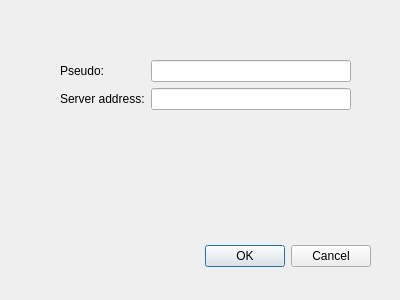
<?xml version="1.0" encoding="UTF-8"?>
<ui version="4.0">
 <class>JoinDialog</class>
 <widget class="QDialog" name="JoinDialog">
  <property name="geometry">
   <rect>
    <x>0</x>
    <y>0</y>
    <width>400</width>
    <height>300</height>
   </rect>
  </property>
  <property name="windowTitle">
   <string>Dialog</string>
  </property>
  <widget class="QDialogButtonBox" name="buttonBox">
   <property name="geometry">
    <rect>
     <x>30</x>
     <y>240</y>
     <width>341</width>
     <height>32</height>
    </rect>
   </property>
   <property name="orientation">
    <enum>Qt::Horizontal</enum>
   </property>
   <property name="standardButtons">
    <set>QDialogButtonBox::Cancel|QDialogButtonBox::Ok</set>
   </property>
  </widget>
  <widget class="QWidget" name="formLayoutWidget">
   <property name="geometry">
    <rect>
     <x>60</x>
     <y>60</y>
     <width>291</width>
     <height>71</height>
    </rect>
   </property>
   <layout class="QFormLayout" name="formLayout">
    <item row="1" column="0">
     <widget class="QLabel" name="label">
      <property name="text">
       <string>Server address:</string>
      </property>
     </widget>
    </item>
    <item row="1" column="1">
     <widget class="QLineEdit" name="serverAddress"/>
    </item>
    <item row="0" column="0">
     <widget class="QLabel" name="label_2">
      <property name="text">
       <string>Pseudo:</string>
      </property>
     </widget>
    </item>
    <item row="0" column="1">
     <widget class="QLineEdit" name="pseudo"/>
    </item>
   </layout>
  </widget>
 </widget>
 <tabstops>
  <tabstop>pseudo</tabstop>
  <tabstop>serverAddress</tabstop>
 </tabstops>
 <resources/>
 <connections>
  <connection>
   <sender>buttonBox</sender>
   <signal>accepted()</signal>
   <receiver>JoinDialog</receiver>
   <slot>accept()</slot>
   <hints>
    <hint type="sourcelabel">
     <x>248</x>
     <y>254</y>
    </hint>
    <hint type="destinationlabel">
     <x>157</x>
     <y>274</y>
    </hint>
   </hints>
  </connection>
  <connection>
   <sender>buttonBox</sender>
   <signal>rejected()</signal>
   <receiver>JoinDialog</receiver>
   <slot>reject()</slot>
   <hints>
    <hint type="sourcelabel">
     <x>316</x>
     <y>260</y>
    </hint>
    <hint type="destinationlabel">
     <x>286</x>
     <y>274</y>
    </hint>
   </hints>
  </connection>
 </connections>
</ui>
